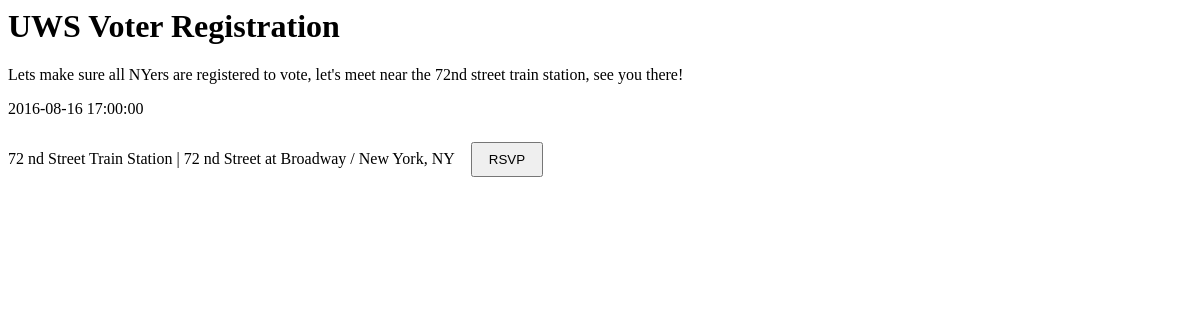
Page /event/1/1/ on the earlier database version.
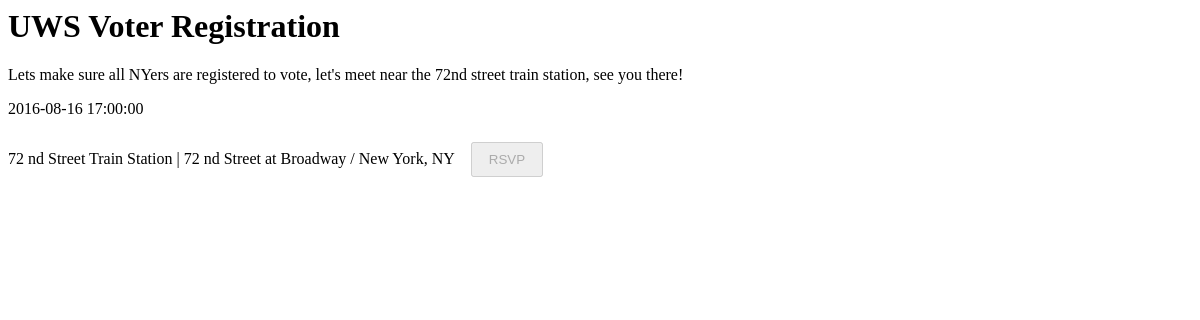
Same page on the later database version.
### app/models.py (models this page shows, shortened)
class locations(db.Model):
    __tablename__ = "locations"
    id = db.Column(db.Integer, primary_key=True)
    event_id = db.Column(db.Integer, db.ForeignKey('events.id'))
    event: db.Mapped["events"] = db.relationship("events", back_populates="locations")
    address_type = db.Column(db.String(120))
    contact_phone = db.Column(db.String(15))
    primary = db.Column(db.Boolean)
    contact_email = db.Column(db.String(255))
    contact_family_name = db.Column(db.String(120))
    contact_given_name = db.Column(db.String(120))
    host_given_name = db.Column(db.String(120))
    timezone = db.Column(db.String(50))
    city = db.Column(db.String(120))
    locality = db.Column(db.String(120))
    state = db.Column(db.String(50))
    address_type = db.Column(db.String(120))
    latitude = db.Column(db.String(50))
    longitude = db.Column(db.String(50))
    accuracy = db.Column(db.String(120))
    address1 = db.Column(db.String(120))
    address2 = db.Column(db.String(120))
    postal_code = db.Column(db.String(12))
    country = db.Column(db.String(120))
    modified_date = db.Column(db.DateTime)
    created_date = db.Column(db.DateTime)
    number_spaces_remaining = db.Column(db.Integer)
    spaces_remaining = db.Column(db.Boolean)
    name = db.Column(db.String(250))
    rsvps: db.Mapped[List["rsvps"]] = db.relationship("rsvps", back_populates="location")

### app/routes.py (the view)
@app.route('/event/<event_id>/<location_id>/')
def show_location(event_id, location_id):
    location = locations.query.filter_by(id=location_id).first()
    is_attending = True if request.args.get('isAttending') else False
    return render_template('event.html', event=location.event, locations=[location], is_attending=is_attending)

### app/templates/event.html (shortened to what this page needs)
<h1 xmlns="http://www.w3.org/1999/html">{{event.name}}</h1>
<p>{{event.description}}</p>
<p>{{event.start_date}}</p>
{% if event.locations %}
<div style="display: flex; flex-direction: column; width: fit-content">
{% for l in locations %}
    <div style="display: flex; flex-grow: 1; align-items: center; justify-content: space-between; gap: 1rem;">
        <p>{{ l.name }} | {{l.address1}} / {{l.city}}, {{l.state}}</p>
        {% if not is_attending %}
        <a href="/event/{{l.event_id}}/{{l.id}}/rsvp">
            <button style="padding: 0.5rem 1rem;" {% if not l.spaces_remaining %}disabled{% endif %}>RSVP</button>
        </a>
        {% endif %}
    </div>
{% endfor %}
</div>
{% endif %}

Differences in the rows shown:
changed locations "72 nd Street Train Station": spaces_remaining True → False (drawn)
